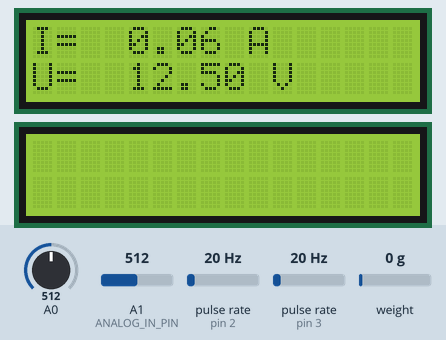
The sketch below on a simulated Arduino Uno, built with avr-gcc and run on an emulated ATmega328P. On the bench: 2 × 16×2 character LCD. Wiring (inferred from the names in the program): 2 × pulse sensor: data pin 2 / data pin 3. The inputs (shaded band) are chosen by the test bench; at power-on: A1 (ANALOG_IN_PIN) = 512, pulse rate (sensors on pin 2, pin 3) 20 Hz, weight on the scale 0 g, A0 = 512. What the sketch prints to the serial monitor is not drawn.

Above: at 5.0 s.
5.1 s: A1 (ANALOG_IN_PIN) set to 425
At 14.4 s:
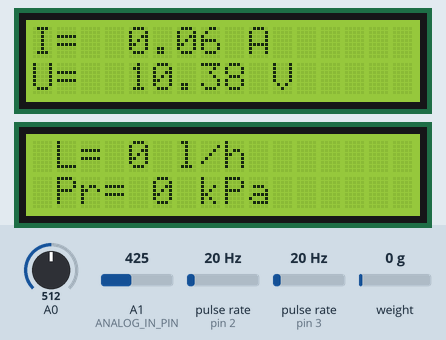
19.1 s: A1 (ANALOG_IN_PIN) set to 391
At 23.8 s:
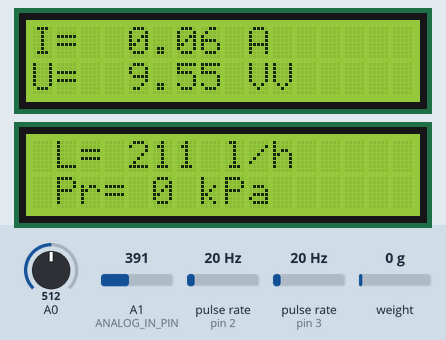
33.1 s: pulse rate (sensor on pin 2) set to 4 Hz
At 41.7 s:
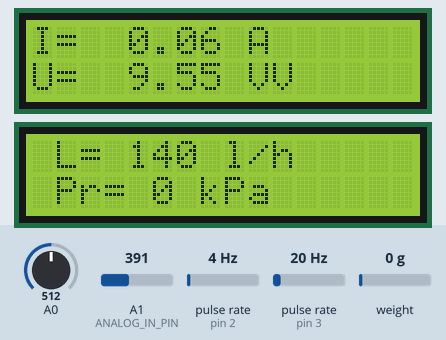
47.0 s: weight on the scale set to 100 g
At 59.4 s:
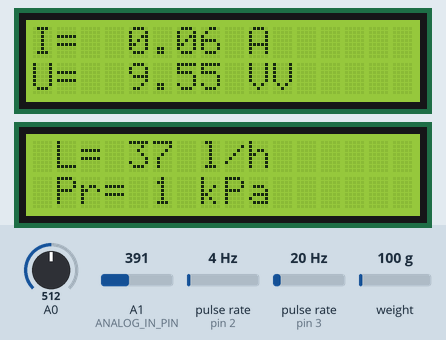
59.7 s: A0 set to 716
At 66.9 s:
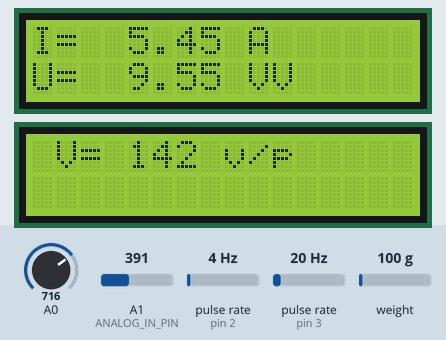
68.6 s: pulse rate (sensor on pin 3) set to 4 Hz
At 82.4 s:
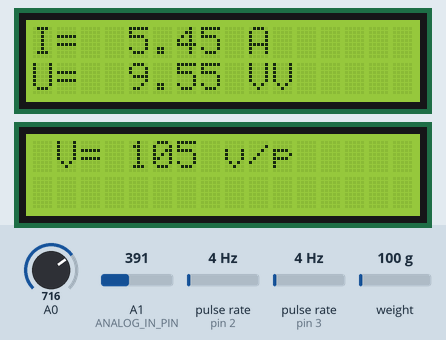
Timing chart, 0 to 83.5 s (numbered marks = the images above; inputs shaded):
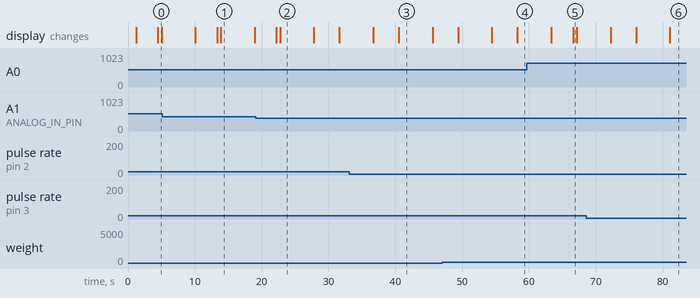

Measured:
- the behaviour switches between 410 and 409 on A1 (ANALOG_IN_PIN) (found by bisection; images 1 and 2)
- after the input at 5.1 s, the display: first differs from a run without the input after 8.2 s (image 1 shows a later state)
- after the input at 19.1 s, the display: first changes after 3.1 s (image 2 shows a later state)
- after the input at 59.7 s, the display: first differs from a run without the input after 6.9 s (image 5)
- after the input at 68.6 s, the display: first differs from a run without the input after 12.5 s (image 6)
- what the display in image 0 shows lasts 0.5 s, from 4.5 s to 5.0 s
- what the display in image 1 shows lasts 5.0 s, from 13.9 s to 18.9 s

The sketch:

siiuuuuuuuuuuuuuuuuuuu_5.6.27v2.ino
```cpp
//Cam bien chan 2
 #include <LiquidCrystal_I2C.h>
 #include <SoftwareSerial.h>
 SoftwareSerial bt(12,13);
 LiquidCrystal_I2C lcd(0x27,16,2); //LCD 16x02, địa chỉ I2C là 0X27
 LiquidCrystal_I2C lcd1(0x26,16,2);
 #define ANALOG_IN_PIN A1
 float adc_voltage = 0.0;
float in_voltage = 0.0;
int bawn ;
// Floats for resistor values in divider (in ohms)
float R1 = 30000.0;
float R2 = 7500.0;

// Float for Reference Voltage
float ref_voltage = 5.0;
// Integer for ADC value
int adc_value = 0;
int enco = 3;//toc do vong quay chan 3
int dem = 0;
int rpm = 0;
int timecho = 15000;// laays 1 vongf ddem laf 15 giay
int L = 0;
int Pr = 0;
int V = 0;
int I = 0;
int U = 0;
int Pn = 0;
unsigned long thoigian;
unsigned long hientai;

void dem_xung()
{
  dem++; //đếm xung
}
volatile int flow_frequency; // Đo xung cảm biến lưu lượng
unsigned int l_hour; // Tính toán số lít/giờ
unsigned char flowsensor = 2; // Cảm biến nối với chân 5
unsigned long currentTime;
unsigned long cloopTime;
void flow () // Hàm ngắt
{
   flow_frequency++;
}
#include "HX711.h"


// HX711 circuit wiring
const int LOADCELL_DOUT_PIN = 4;
const int LOADCELL_SCK_PIN = 5;
HX711 scale;
void setup()
 {

  {
    Serial.begin(9600);

   bt.begin(9600);
 bt.println("Ready");
  }
  {
  Serial.begin(9600);
}
{

  // Setup Serial Monitor
  Serial.begin(9600);
  }
  {
  Serial.begin(9600); //Mở cổng Serial ở 9600
//Khởi động LCD
  lcd1.init(); //Khởi tạo màn hình LCD
  lcd1.backlight(); //Bật đèn màn hình lCD


  }
  {
  Serial.begin(9600);
  Serial.println("HX711 Demo");

  Serial.println("Initializing the scale");

  // Initialize library with data output pin, clock input pin and gain factor.
  // Channel selection is made by passing the appropriate gain:
  // - With a gain factor of 64 or 128, channel A is selected
  // - With a gain factor of 32, channel B is selected
  // By omitting the gain factor parameter, the library
  // default "128" (Channel A) is used here.
  scale.begin(LOADCELL_DOUT_PIN, LOADCELL_SCK_PIN);

  scale.set_scale(2280.f);                      // 2280this value is obtained by calibrating the scale with known weights; see the README for details
  scale.tare();                // reset the scale to 0
}
  {
  Serial.begin(9600); //Mở cổng Serial ở 9600
  lcd.init(); //Khởi động LCD
  lcd.backlight(); //Bật đèn nền
  //lcd.setCursor(1,0); //Cột 1, hàng 0
   lcd1.init(); //Khởi động LCD
  lcd1.backlight(); //Bật đèn nền
  //lcd1.setCursor(1,0); //Cột 1, hàng 0
  }
  {
   pinMode(flowsensor, INPUT);
   digitalWrite(flowsensor, HIGH); // Optional Internal Pull-Up
   Serial.begin(9600);
   attachInterrupt(0, flow, RISING); // Setup Interrupt
   sei(); // Enable interrupts
   currentTime = millis();
   cloopTime = currentTime;
}
  {

   Serial.begin(9600);

  pinMode(enco, INPUT);
  attachInterrupt(1, dem_xung, RISING);
  {
  Serial.begin(9600); //Mở cổng Serial ở 9600
  //lcd.init(); //Khởi động LCD
  //lcd.backlight(); //Bật đèn nền
  //lcd.setCursor(1,0); //Cột 1, hàng 0
  }
  }
 }

 void loop()
 {
  {
    Pr=scale.get_units(10);
  Serial.print("one reading:\t");
  Serial.print(scale.get_units(), 1);
  Serial.print("\t| average:\t");
  Serial.println(Pr/100);//((scale.get_units(20), 1)/100);
  //lcd.setCursor(0,1);
 // lcd.print("Pr= ");
 // lcd.setCursor(4,1);

  //lcd.print(scale.get_units(10), 1);

 // lcd.print(" kPa");


 scale.power_down();              // put the ADC in sleep mode
  delay(1000);
  scale.power_up();
}
  {
   currentTime = millis();
   // Every second, calculate and print litres/hour
   if(currentTime >= (cloopTime + 15000))
   {
        cloopTime = currentTime; // Updates cloopTime
      // Pulse frequency (Hz) = 7.5Q, Q is flow rate in L/min.
      l_hour = (flow_frequency * 60 / 7.5/15); // (Pulse frequency x 60 min) / 7.5Q = flowrate in L/hour
      flow_frequency = 0; // Reset Counter
       L=(l_hour);
      Serial.print(l_hour, DEC); // Print litres/hour
      Serial.println(" L/hour");
       // lcd.setCursor(1,0);
      // lcd.print("L= ");
     // lcd.print(l_hour);

     // lcd.print(" l/h");

   }
}
  {
   thoigian = millis();
//  Serial.print("Time: "); Serial.print(thoigian); Serial.print("   ");
//  Serial.print("Hiện tại: "); Serial.println(hientai);

  if (thoigian - hientai >= timecho)
  {
    hientai = thoigian;
    rpm = (dem/1)*60/150;
        /*
         * Đĩa encoder có 20 xung, chúng ta đo được 120 xung/s
         * vậy lấy 120/20 = 6 vòng/s
         * ta được: 6*60 = số vòng quay / phút (RPM)
         * chia 15 vif chu kyf ddem 1 laanf 30 giay
         */
          V=(rpm);
    Serial.print("\t\t\t\t"); Serial.print("Số xung/s: "); Serial.println(dem);
    Serial.print("\t\t\t\t"); Serial.print("RPM: "); Serial.println(rpm);
    // lcd.setCursor(9,1);
    // lcd.print("V=");
    // lcd.setCursor(12,1);
    // lcd.print(rpm);
     // lcd.print(" v/p");

       dem = 0;
  }
  }
  {
 float average = 0;
 for(int i = 0; i < 1000; i++) {
     bawn = average =  average + (.0264 * analogRead(A0) -13.453);//for the 5A mode, 13.51
//   average = average + (.049 * analogRead(A0) -25);// for 20A mode
// average = average + (.742 * analogRead(A0) -37.8);// for 30A mode
   delay(1);
 }
    I=(average);   //mA
 Serial.print("APE :");
 Serial.println(average/1000);
 lcd1.setCursor(0,0);
 lcd1.print("I= ");

     lcd1.setCursor(4,0);
     lcd1.print((average/1000 ) );//

      lcd1.print(" A");


}
  {
  // Read the Analog Input
  adc_value = analogRead(A1);

  // Determine voltage at ADC input
  adc_voltage  = (adc_value * ref_voltage) / 1024.0;

  // Calculate voltage at divider input
  in_voltage = adc_voltage*(R1+R2)/R2;

  // Print results to Serial Monitor to 2 decimal places
   U=((in_voltage)*1000);//mV
  Serial.print("Voltage = ");
  Serial.println(in_voltage, 2);
  lcd1.setCursor(0,1);
  lcd1.print("U= ");

     lcd1.setCursor(4,1);
     lcd1.print(in_voltage, 2);

      lcd1.print(" V");

     delay(500);

}

lcd.setCursor(0,0);
lcd.print("                ");
lcd.setCursor(0,1);
lcd.print("                ");


 lcd.setCursor(1,0);
 lcd.print("L= ");
  lcd.print(L);
  lcd.print(" l/h");


lcd.setCursor(1,1);
  lcd.print("Pr= ");
  lcd.print(Pr/100);
  lcd.print(" kPa");
   delay(5000);

lcd.setCursor(0,0);
lcd.print("                ");
lcd.setCursor(0,1);
lcd.print("                ");


  lcd.setCursor(1,0);
  lcd.print("V= ");
  lcd.print(V);
  lcd.print(" v/p");


bt.print(L);//lưu lượng send distance to MIT App
 bt.print(";");
  bt.print(Pr/100); //áp xuất send distance to MIT App
 bt.print(";");
 bt.print(V);//toc do send distance to MIT App
 bt.print(";");
 bt.print(U);//dien thetuabin send distance to MIT App
 bt.print(";");
 bt.print(I);//dong dien tuabin send distance to MIT App
 bt.print(";");
 //bt.print(in_voltage, 2);//hiệu dien the tuabin send distance to MIT App
 //bt.print(";");


  }
```
